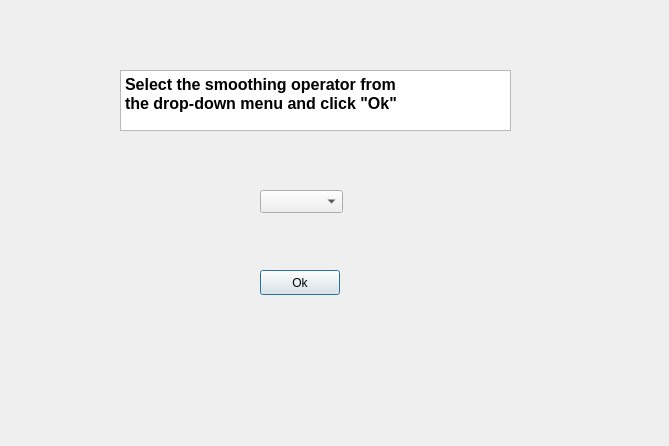
<?xml version="1.0" encoding="UTF-8"?>
<ui version="4.0">
 <class>smoothDialog</class>
 <widget class="QDialog" name="smoothDialog">
  <property name="geometry">
   <rect>
    <x>0</x>
    <y>0</y>
    <width>669</width>
    <height>446</height>
   </rect>
  </property>
  <property name="windowTitle">
   <string>Dialog</string>
  </property>
  <widget class="QComboBox" name="smooth_comboBox">
   <property name="geometry">
    <rect>
     <x>260</x>
     <y>190</y>
     <width>83</width>
     <height>23</height>
    </rect>
   </property>
  </widget>
  <widget class="QPushButton" name="smoothOk_pushButton">
   <property name="geometry">
    <rect>
     <x>260</x>
     <y>270</y>
     <width>80</width>
     <height>25</height>
    </rect>
   </property>
   <property name="text">
    <string>Ok</string>
   </property>
  </widget>
  <widget class="QTextBrowser" name="textBrowser">
   <property name="geometry">
    <rect>
     <x>120</x>
     <y>70</y>
     <width>391</width>
     <height>61</height>
    </rect>
   </property>
   <property name="html">
    <string>&lt;!DOCTYPE HTML PUBLIC &quot;-//W3C//DTD HTML 4.0//EN&quot; &quot;http://www.w3.org/TR/REC-html40/strict.dtd&quot;&gt;
&lt;html&gt;&lt;head&gt;&lt;meta name=&quot;qrichtext&quot; content=&quot;1&quot; /&gt;&lt;style type=&quot;text/css&quot;&gt;
p, li { white-space: pre-wrap; }
&lt;/style&gt;&lt;/head&gt;&lt;body style=&quot; font-family:'MS Shell Dlg 2'; font-size:8.25pt; font-weight:400; font-style:normal;&quot;&gt;
&lt;p style=&quot; margin-top:0px; margin-bottom:0px; margin-left:0px; margin-right:0px; -qt-block-indent:0; text-indent:0px;&quot;&gt;&lt;span style=&quot; font-size:12pt; font-weight:600;&quot;&gt;Select the smoothing operator from &lt;/span&gt;&lt;/p&gt;
&lt;p align=&quot;justify&quot; style=&quot; margin-top:0px; margin-bottom:0px; margin-left:0px; margin-right:0px; -qt-block-indent:0; text-indent:0px;&quot;&gt;&lt;span style=&quot; font-size:12pt; font-weight:600;&quot;&gt;the drop-down menu and click &amp;quot;Ok&amp;quot;&lt;/span&gt;&lt;/p&gt;&lt;/body&gt;&lt;/html&gt;</string>
   </property>
  </widget>
 </widget>
 <resources/>
 <connections/>
</ui>
